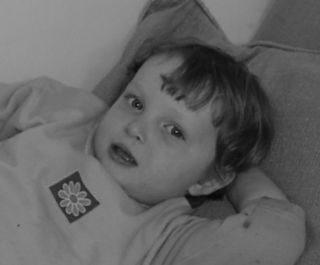
#> input picture example.bmp, 320 x 265 px
$ jupyter execute colorization_project.ipynb   (Python 2 division)
#> lines starting #> are read from the running program, lines starting #| are printed output that depends on the picture; after the words box and inside, x2 and y2 are one past the last pixel; in counts of white or black regions, pixels touching at a corner belong together
[cell 1]
import numpy as np
import pandas as pd
import cv2
import matplotlib.pyplot as plt
from skimage import io
from scipy.sparse import csr_matrix
from scipy.sparse import linalg

Setup for processing

[cell 2]
g_name = cv2.imread('example.bmp')
#> g_name is the input picture: shape (265, 320, 3); min 7, max 154, mean 98.8

plt.subplot(131)
plt.imshow(g_name)

c_name = cv2.imread('example_marked.bmp')
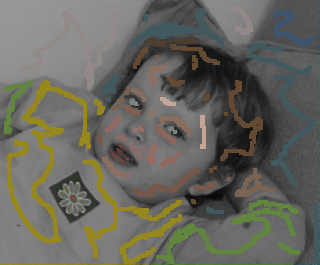
#> input picture example_marked.bmp, 320 x 265 px
#> c_name is the input picture: shape (265, 320, 3); mean B, G, R 93.6, 102.1, 102.4
plt.subplot(132)
plt.imshow(c_name)

gI = np.copy(g_name).astype('float64')/255
cI = np.copy(c_name).astype('float64')/255
colorIm = (np.sum(abs(gI-cI), 2)>0.01)
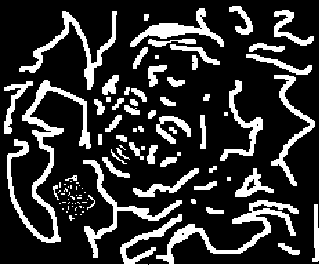
#> colorIm: shape (265, 320) bool; 20.5% white; 99 white regions (45 under 20 px), largest, box (x1, y1, x2, y2) and area: (7, 80, 91, 243) 2463, (149, 0, 320, 265) 2423, (19, 11, 117, 90) 1269
colorIm = colorIm.astype('float64')
plt.subplot(133)
plt.imshow(colorIm)
plt.show()
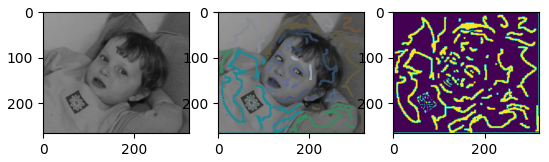
#> figure drawn by matplotlib, 3 panels; B, G, R data is drawn as R, G, B
print colorIm.shape
#| (265, 320)

[cell 3]
# myimage = cv2.imread('gili_m.png') # read image in as BGR need to convert to YUV
# myimage = io.imread('https://www.cs.huji.ac.il/~yweiss/Colorization/gray/gili_m.bmp') # reading image from research paper
myimage=c_name
print myimage.shape
#| (265, 320, 3)
plt.imshow(myimage)
plt.show()

[cell 4]
sgI=cv2.cvtColor(g_name,cv2.COLOR_BGR2YUV)
#> sgI: shape (265, 320, 3); mean of channels 0, 1, 2 98.8, 128, 128
sgI= sgI.astype('float64')/255
#> sgI: shape (265, 320, 3) float64; mean of channels 0, 1, 2 0.388, 0.502, 0.502
scI=cv2.cvtColor(c_name,cv2.COLOR_BGR2YUV)
#> scI: shape (265, 320, 3); mean of channels 0, 1, 2 101.2, 124.2, 129
scI= scI.astype('float64')/255
#> scI: shape (265, 320, 3) float64; mean of channels 0, 1, 2 0.397, 0.487, 0.506
print scI.shape  # background on yuv https://en.wikipedia.org/wiki/YUV
#| (265, 320, 3)

# [10 lines of commented-out code are left out]

[cell 5]
YUV_image= np.zeros(g_name.shape)
YUV_image[:,:,0]=sgI[:,:,0]
#> YUV_image: shape (265, 320, 3) float64; mean of channels 0, 1, 2 0.388, 0, 0
YUV_image[:,:,1]=scI[:,:,1]
#> YUV_image: shape (265, 320, 3) float64; mean of channels 0, 1, 2 0.388, 0.487, 0
YUV_image[:,:,2]=scI[:,:,2]
#> YUV_image: shape (265, 320, 3) float64; mean of channels 0, 1, 2 0.388, 0.487, 0.506
y=YUV_image[:,:,0] # intensity
plt.subplot(131)
plt.imshow(y, cmap='gray')
u=YUV_image[:,:,1] # color
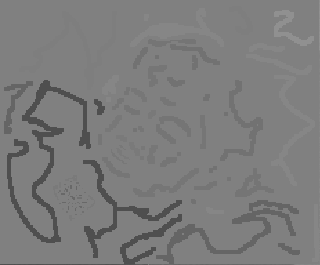
#> u: shape (265, 320) float64; min 0.302, max 0.569, mean 0.487
plt.subplot(132)
plt.imshow(u, cmap='gray')
v= YUV_image[:,:,2] # color
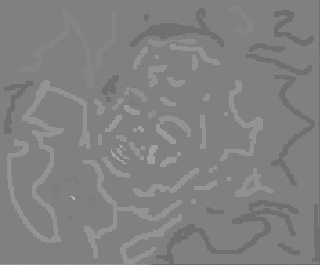
#> v: shape (265, 320) float64; min 0.396, max 0.682, mean 0.506
plt.subplot(133)
plt.imshow(v, cmap='gray')
plt.show()

[cell 6]
# print min(YUV_image.shape[0:1])
# print YUV_image.shape[1]
max_d = np.floor(np.log(min(YUV_image.shape[0:1]))/np.log(2)-2).astype('int')
#> max_d = 6
# print max_d
window_function=2**(max_d-1)
#> window_function = 32
iu= np.floor(YUV_image.shape[0]/(window_function)*(window_function)).astype('int')
#> iu = 256
ju= np.floor(YUV_image.shape[1]/(window_function)*(window_function)).astype('int')
#> ju = 320
print iu, ju
#| 256 320
id=0
jd=0
print id, iu, jd, ju
#| 0 256 0 320
colorIm = colorIm[id:iu, jd:ju].copy()  #a deviation from the matlab code-
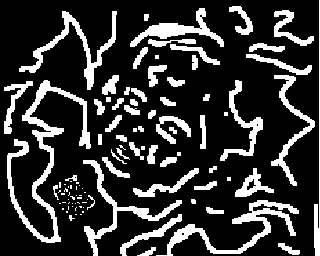
#> colorIm: shape (256, 320) float64; values 0 (black) and 1 (white), 20.5% white; 101 white regions (45 under 20 px), largest, box (x1, y1, x2, y2) and area: (7, 80, 91, 243) 2463, (156, 200, 299, 256) 1633, (19, 11, 117, 90) 1269
YUV_image = YUV_image[id:iu, jd:ju].copy()
#> YUV_image: shape (256, 320, 3) float64; mean of channels 0, 1, 2 0.386, 0.488, 0.506
print colorIm.shape
#| (256, 320)

[cell 7]
# Start getColorExact code

n= YUV_image.shape[0]
#> n = 256
m= YUV_image.shape[1]
#> m = 320
imgSize=n*m
#> imgSize = 81920
print "n, m, imgSize:", n,m, imgSize
#| n, m, imgSize: 256 320 81920

newImage = np.zeros(YUV_image.shape).astype('float64')
newImage[:,:,0]= YUV_image[:,:,0]  # intensities are still the same; UV changes
#> newImage: shape (256, 320, 3) float64; mean of channels 0, 1, 2 0.386, 0, 0

# print newImage[:,:,0]
plt.imshow(newImage[:,:,0], cmap='gray')
plt.show()
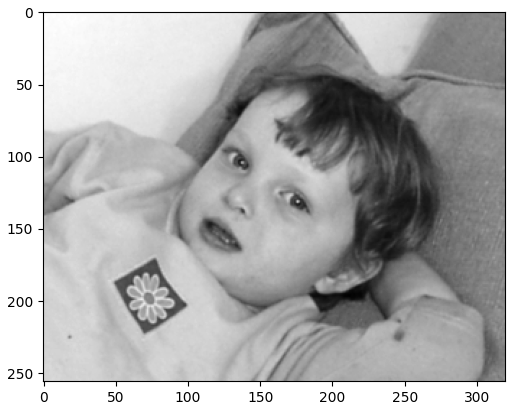
#> figure drawn by matplotlib, 1 panel
# newImageRGB=cv2.cvtColor((255*newImage).astype('uint8'),cv2.COLOR_YUV2BGR)
# plt.imshow(newImageRGB)
# plt.show()
index_matrix=np.arange(imgSize).reshape((n,m), order='F').copy() #matlab reshape is weird
print index_matrix.shape
#| (256, 320)
print colorIm.shape
#| (256, 320)

wd=1


window_size=(imgSize*(2*wd+1)**2)
#> window_size = 737280
col_inds=np.zeros(window_size).astype('int64')
row_inds=np.zeros(window_size).astype('int64')

vals=np.zeros(window_size).astype('int64')

print "col_inds shape: ", col_inds.shape
#| col_inds shape:  (737280,)
print colorIm.shape
#| (256, 320)

[cell 8]
# loops
gvals=np.zeros((2*wd+1)**2)
print "gval shape: ", gvals.shape
print "gvals", gvals

consts_len=0
len=0

for j in range(m):
    for i in range(n):
       # print consts_len, colorIm[i,j]

        if (not colorIm[i,j]):
        #    print consts_len, "NOT"
            tlen=0
#             print max(1, i-wd), min(i+wd,n)
            for ii in range(max(0, i-wd), min(i+wd+1,n)):
                for jj in range(max(0, j-wd), min(j+wd+1,m)):
#                     print "ii: ", ii, "jj: ", jj
                    if (ii!=i) | (jj!=j):
#                         print ii, i, jj,j, "NOT"
#                         print tlen
                        row_inds[len]=consts_len
                        col_inds[len]=index_matrix[ii,jj]

                        gvals[tlen]=YUV_image[ii,jj,0]
#                         print YUV_image[ii,jj,0]
                        len=len+1  # need to move - different from matlab code
                        tlen=tlen+1

#             print gvals
#             print min(gvals)
#             print tlen
            t_val=YUV_image[i,j,0]
#             print YUV_image[i,j,0]
            gvals[tlen]=t_val
            c_var=np.mean((gvals[0:tlen+1]-np.mean(gvals[0:tlen+1]))**2)
            csig=c_var*0.6
            mgv=min((gvals[0:tlen+1]-t_val)**2)
            if (csig<(-mgv/np.log(0.01))):
                csig=-mgv/np.log(0.01)
            if (csig<0.000002):
                csig=0.000002
            gvals[0:tlen]=np.exp(-(gvals[0:tlen]-t_val)**2/csig)
            gvals[0:tlen]=gvals[0:tlen]/np.sum(gvals[0:tlen])
            vals[len-tlen:len]=-gvals[0:tlen]

        row_inds[len]=consts_len
        col_inds[len]=index_matrix[i,j]
        vals[len]=1
        len=len+1
        consts_len=consts_len+1
#> after the loop, consts_len = 81920; gvals = [3.27e-05, 0.177, 0.253, 0.000821, 0.113, 0.113, 0.231, 0.113, 0.337]; len = 600153

[cell 9]
vals=vals[0:len]
col_inds=col_inds[0:len]
row_inds=row_inds[0:len]

[cell 10]
#sparse it up
print row_inds.shape, col_inds.shape, vals.shape
#| (600153,) (600153,) (600153,)
print consts_len, imgSize
#| 81920 81920
# csr_matrix((data, (row_ind, col_ind)), [shape=(M, N)])
A=csr_matrix((vals, (row_inds, col_inds)), shape= (consts_len, imgSize))
b=np.zeros(A.shape[0])

label_indices = np.array(np.nonzero(colorIm.flatten('F')))
# print label_indices
print "label indices shape",label_indices.shape
#| label indices shape (1, 16822)
print "b shape", b.shape
#| b shape (81920,)
print A
#> (printed output is left out)
print b
#> (printed output is left out)
for t in [1,2]:
    print t
    curIm=YUV_image[:,:,t].reshape(imgSize, order='F')
    b[label_indices]=curIm[label_indices]
    lucky_charms= linalg.spsolve(A,b)
#     lucky_charms= np.linalg.solve(A.todense(),b)
    newImage[:,:,t]=lucky_charms.reshape((n,m),order='F')
#> newImage: shape (256, 320, 3) float64; mean of channels 0, 1, 2 0.386, 0.0887, 0.107

[cell 11]
# print newImage
newImage=newImage*255
#> newImage: shape (256, 320, 3) float64; mean of channels 0, 1, 2 98.5, 22.6, 27.3
print np.nonzero(newImage[:,:,1])
#> (printed output is left out)
print np.nonzero(newImage[:,:,2])
#> (printed output is left out)
newImage=newImage.astype('uint8')
#> newImage: shape (256, 320, 3); mean of channels 0, 1, 2 98.5, 22.6, 27.3
newImageRGB=cv2.cvtColor(newImage,cv2.COLOR_YUV2BGR)
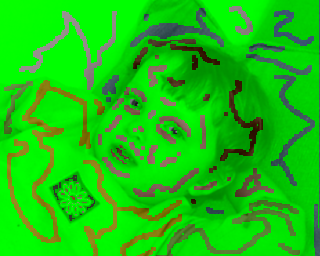
#> newImageRGB: shape (256, 320, 3); mean B, G, R 12.6, 197.1, 21.3
plt.imshow(newImageRGB)
plt.show()
